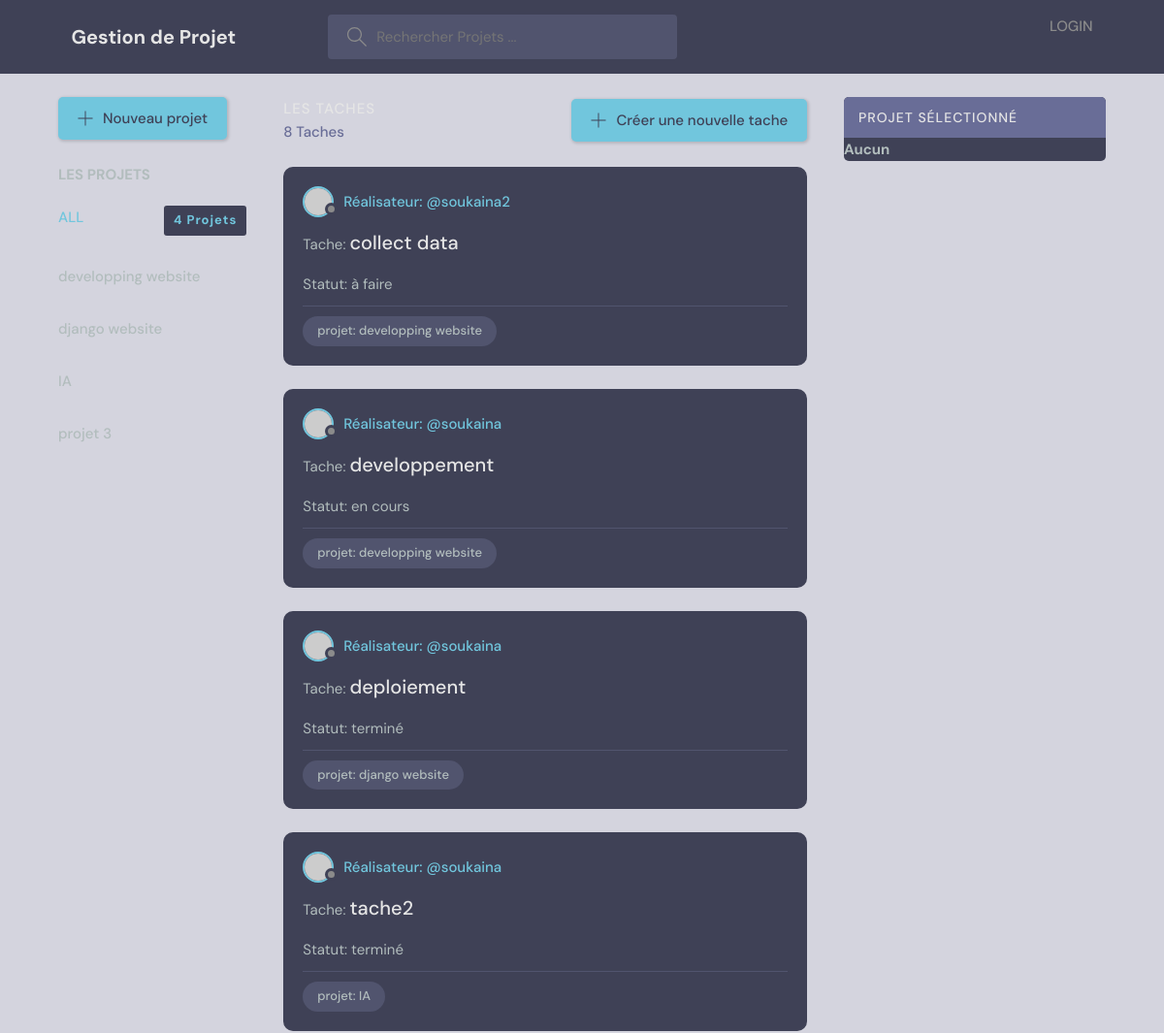
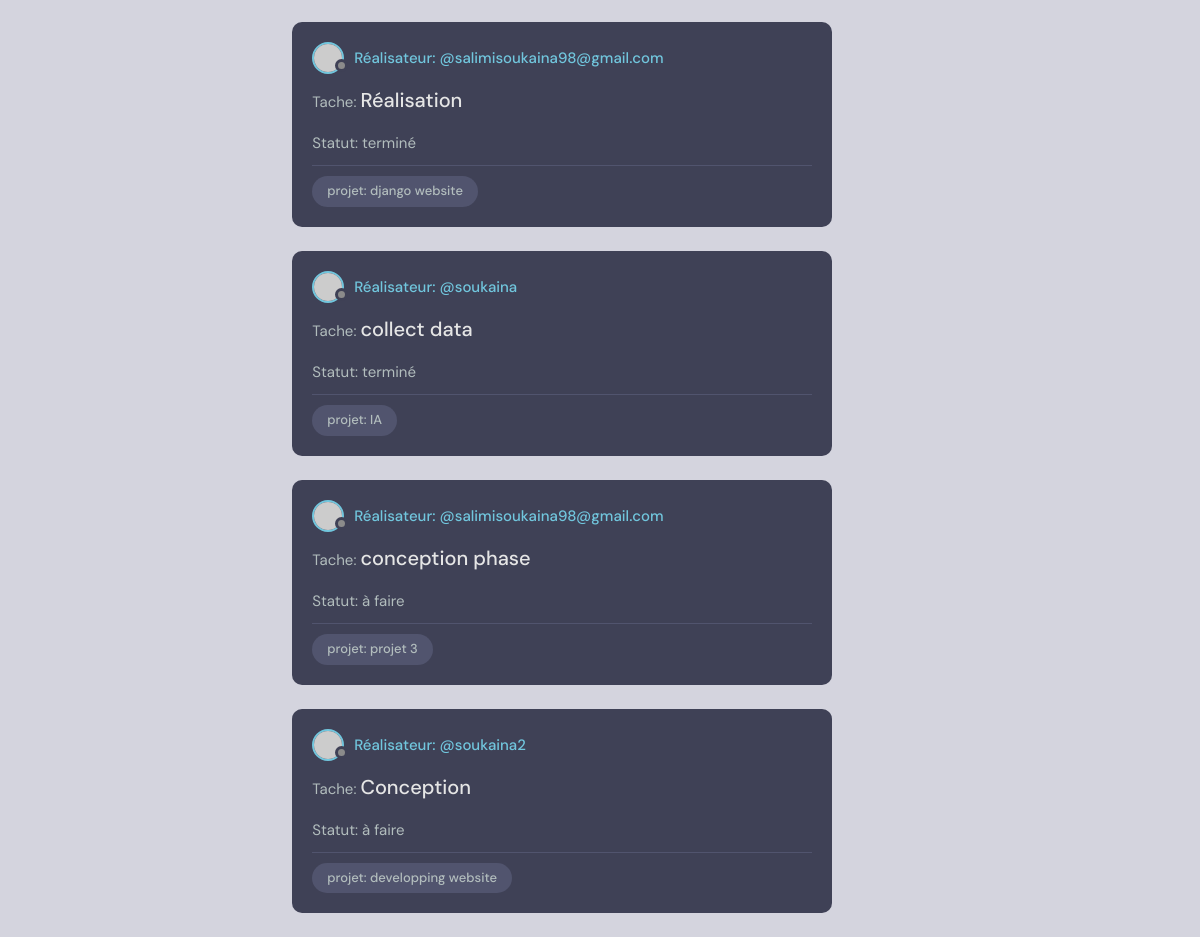
The page / on the database its author committed (2 pictures, top to bottom).
### base/models.py (models this page shows, shortened)
class Projet(models.Model):
    STATUS_CHOICES = [
        ('en cours', 'En cours'),
        ('terminé', 'Terminé'),
    ]
    utilisateur=models.ForeignKey(User, on_delete=models.CASCADE,null=True)
    nom=models.CharField(max_length=200)
    description=models.TextField(null=True,blank=True)
    statut = models.CharField(
        max_length=20,
        choices=STATUS_CHOICES,
        default='en cours',  # Statut par défaut
    )
    updated=models.DateTimeField(auto_now=True)
    created=models.DateTimeField(auto_now_add=True)
    class Meta:
        ordering=   ['-updated','-created']

class tache(models.Model):
    STATUS_CHOICES = [
        ('à faire', 'À faire'),
        ('en cours', 'En cours'),
        ('terminé', 'Terminé'),
    ]
    utilisateur=models.ForeignKey(User, on_delete=models.CASCADE,null=True)
    projet=models.ForeignKey(Projet,on_delete=models.CASCADE,null=True)
    titre=models.CharField(max_length=200)
    description=models.TextField(null=True,blank=True)
    statut = models.CharField(
        max_length=20,
        choices=STATUS_CHOICES,
        default='à faire',  # Statut par défaut
    )
    updated=models.DateTimeField(auto_now=True)
    created=models.DateTimeField(auto_now_add=True)
    class Meta:
        ordering=   ['-updated','-created']

### base/views.py (the view, shortened to what this page needs)
# urls.py: 2. Add a URL to urlpatterns:  path('', views.home, name='home')
def home(request):
    user = request.user  # Récupère l'utilisateur connecté
    q = request.GET.get('q', '')  # Récupère la valeur de 'q' ou une chaîne vide si 'q' n'existe pas
    if user.is_authenticated:
        taches = tache.objects.filter(
            Q(projet__utilisateur=user) |  # Tâches appartenant à des projets créés par l'utilisateur
            Q(utilisateur=user)  # Tâches où l'utilisateur est le réalisateur
        ).filter(
            Q(projet__nom__icontains=q) |  # Filtre supplémentaire pour la recherche
            Q(titre__icontains=q) |
            Q(description__icontains=q)
        ).distinct()  # Évite les doublons
        projets = Projet.objects.filter(utilisateur=user)  # Projets créés par l'utilisateur
    else:
        taches = tache.objects.filter(
            Q(projet__nom__icontains=q) |  # Filtre pour la recherche
            Q(titre__icontains=q) |
            Q(description__icontains=q)
        ).distinct()
        projets = Projet.objects.all()  # Tous les projets
    projets_count = projets.count()
    taches_count = taches.count()
    projet_obj = None
    context = {'taches': taches,'projets': projets,'taches_count': taches_count,'projets_count': projets_count,'projet_obj': projet_obj}
    return render(request, 'base/home.html', context)

### base/templates/base/home.html (shortened to what this page needs)
{%extends 'main.html'%}
{%load static%}
  {% block content %}
  <main class="layout layout--3">
    <div class="container">
      <div class="topics">
        <a class="btn btn--main" href="{%url 'create-projet'%}">
          <svg version="1.1" xmlns="http://www.w3.org/2000/svg" width="32" height="32" viewBox="0 0 32 32">
            <title>add</title>
            <path
              d="M16.943 0.943h-1.885v14.115h-14.115v1.885h14.115v14.115h1.885v-14.115h14.115v-1.885h-14.115v-14.115z">
            </path>
          </svg>Nouveau projet</a>
        <br>
        <br>
        <div class="topics__header">
          <h3>LES PROJETS</h3>
        </div>
        <ul class="topics__list">
          <li>
            <a class="active" href=" {% url 'home' %}">ALL<span>{{projets_count}} Projets</span></a>
          </li>
          {%for projet in projets %}
          <li>
            <h5>
              <a href="{%url 'home'%}?q={{projet.nom}}">{{projet.nom}}</a>
            </h5>
          </li>
          {%endfor%}
        </ul>
      </div>
      <div class="roomList">
        <div class="roomList__header">
          <div>
            <h2>les Taches</h2>
            <p>{{taches_count}} Taches</p>
          </div>
          <a class="btn btn--main" href="{%url 'create-tache'%}">
            <svg version="1.1" xmlns="http://www.w3.org/2000/svg" width="32" height="32" viewBox="0 0 32 32">
              <title>add</title>
              <path
                d="M16.943 0.943h-1.885v14.115h-14.115v1.885h14.115v14.115h1.885v-14.115h14.115v-1.885h-14.115v-14.115z">
              </path>
            </svg>
            Créer une nouvelle tache
          </a>
        </div>
        {%for tache in taches%}
        <div class="roomListRoom">
          <div class="roomListRoom__header">
            <a href="{%url 'user-Profile' tache.utilisateur.id  %}" class="roomListRoom__author">
              <div class="avatar avatar--small">
                <img src="https://randomuser.me/api/portraits/women/11.jpg" />
              </div>
              <span>Réalisateur: @{{tache.utilisateur.username}}</span>
            </a>
          </div>
          <div class="roomListRoom__content">
            Tache: <a href="{% url 'tache' tache.id %}">{{tache.titre}}</a>
            <p>Statut: {{tache.statut}}</p>
          </div>
          <div class="roomListRoom__meta">
            <p class="roomListRoom__topic">projet: {{tache.projet.nom}}</p>
          </div>
        </div>
        {%endfor%}
      </div>
      <div class="activities">
        <div class="activities__header">
          <h2>Projet Sélectionné</h2>
        </div>
        {% if projet_obj %}
        <div class="activities__box">
          <div class="activities__boxHeader roomListRoom__header">
            <a href="profile.html" class="roomListRoom__author">
              <p>{{projet_obj.nom}}
                <span>{{projet_obj.created}}</span>
                <span>Statut: {{projet_obj.statut}}</span>
              </p>
            </a>
          </div>
          <div class="activities__boxContent">
            <p>Créateur : <a href="{%url 'user-Profile' projet_obj.id  %}">@{{projet_obj.utilisateur.username}}</a></p>
            <div class="activities__boxRoomContent">{{projet_obj.description}}
            </div>
          </div>
          <a href="{% url 'update-Projet' projet_obj.id %}">Modifier</a>
          <a href="{% url 'delete-Projet' projet_obj.id %}">Supprimer</a>
          <a href="{% url 'export_project_tasks' projet_obj.id %}" class="btn btn-primary">Télécharger les tâches
            (JSON)</a>
          {% else %}
          <h5>Aucun</h5>
        </div>
        {% endif %}
      </div>
    {% endblock content %}

### templates/main.html (shortened to what this page needs)
<!DOCTYPE html>
{% load static %}
<html>
  <head>
    <link rel="stylesheet" href="{% static 'styles/style.css' %}">
  </head>
  <body>
    {%include 'navbar.html'%}
    {% block content %}
    {% endblock content %}
  </body>
</html>

### templates/navbar.html (shortened to what this page needs)
<header class="header header--loggedIn">
  <div class="container">
    <a href="/" class="header__logo">
      <h1>Gestion de Projet</h1>
    </a>
    <form class="header__search">
      <label>
        <input type="text" name="q" placeholder="Rechercher Projets ...">
      </label>
    </form>
    <nav class="header__menu">
      {%if request.user.is_authenticated %}
      <div class="header__user">
        <a href="{%url 'user-Profile' request.user.id %}">
          <p>{{request.user}}</p>
          <a href="{% url 'logout' %}" class="dropdown-link"><svg version="1.1" xmlns="http://www.w3.org/2000/svg" width="32"
              height="32" viewBox="0 0 32 32">
              <title>sign-out</title>
              <path
                d="M3 0h22c0.553 0 1 0 1 0.553l-0 3.447h-2v-2h-20v28h20v-2h2l0 3.447c0 0.553-0.447 0.553-1 0.553h-22c-0.553 0-1-0.447-1-1v-30c0-0.553 0.447-1 1-1z">
              </path>
              <path d="M21.879 21.293l1.414 1.414 6.707-6.707-6.707-6.707-1.414 1.414 4.293 4.293h-14.172v2h14.172l-4.293 4.293z">
              </path>
            </svg>
            Logout</a>
        </a>
      </div>
      {%else%}
      <a href="{% url 'login' %}">LOGIN</a>
      {% endif %}
    </nav>
  </div>
</header>

### rows shown on the page
Projet: nom "developping website"
Projet: nom "django website"
Projet: nom "IA"
Projet: nom "projet 3"
tache: utilisateur.username "soukaina2", titre "collect data", statut "à faire", projet.nom "developping website"
tache: utilisateur.username "soukaina", titre "developpement", statut "en cours", projet.nom "developping website"
tache: utilisateur.username "soukaina", titre "deploiement", statut "terminé", projet.nom "django website"
tache: utilisateur.username "soukaina", titre "tache2", statut "terminé", projet.nom "IA"
tache: utilisateur.username "salimisoukaina98@gmail.com", titre "Réalisation", statut "terminé", projet.nom "django website"
tache: utilisateur.username "soukaina", titre "collect data", statut "terminé", projet.nom "IA"
tache: utilisateur.username "salimisoukaina98@gmail.com", titre "conception phase", statut "à faire", projet.nom "projet 3"
tache: utilisateur.username "soukaina2", titre "Conception", statut "à faire", projet.nom "developping website"

### other values the page prints
{{ projets_count }} "4"
{{ taches_count }} "8"
